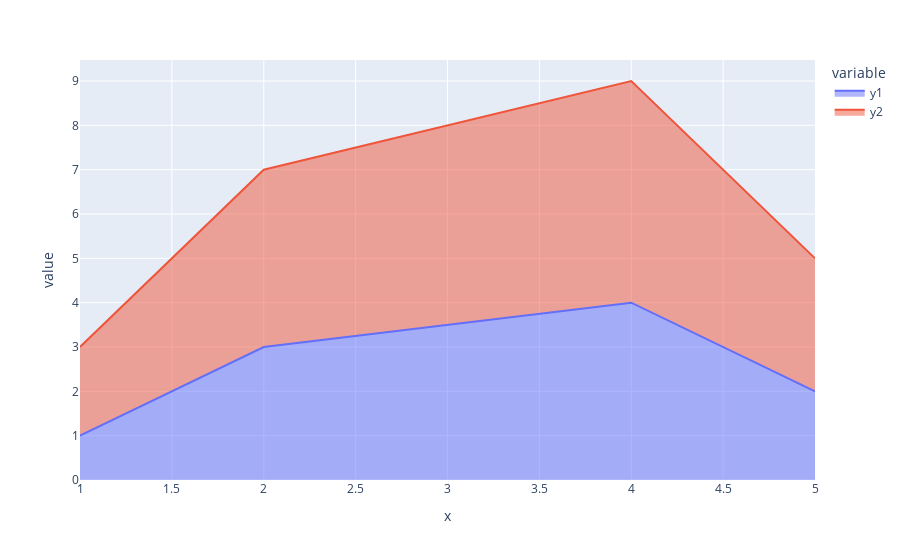

Notebook source saved alongside this figure:
### Code cell


### Figure 1 — Plotly figure (JSON) as saved in the notebook; plotly's stock layout.template omitted (floating-point values rounded to 4 significant figures)
{"data": [{"customdata": [[3], [5], [4], [1]], "fillpattern": {"shape": ""}, "hovertemplate": "variable=y1<br>value=%{y}<br>y3=%{customdata[0]}<extra></extra>", "legendgroup": "y1", "line": {"color": "#636efa"}, "marker": {"symbol": "circle"}, "mode": "lines", "name": "y1", "orientation": "v", "showlegend": true, "stackgroup": "1", "type": "scatter", "x": [1, 2, 4, 5], "xaxis": "x", "y": [1, 3, 4, 2], "yaxis": "y"}, {"customdata": [[3], [5], [4], [1]], "fillpattern": {"shape": ""}, "hovertemplate": "variable=y2<br>value=%{y}<br>y3=%{customdata[0]}<extra></extra>", "legendgroup": "y2", "line": {"color": "#EF553B"}, "marker": {"symbol": "circle"}, "mode": "lines", "name": "y2", "orientation": "v", "showlegend": true, "stackgroup": "1", "type": "scatter", "x": [1, 2, 4, 5], "xaxis": "x", "y": [2, 4, 5, 3], "yaxis": "y"}], "layout": {"autosize": true, "legend": {"title": {"text": "variable"}, "tracegroupgap": 0}, "margin": {"t": 60}, "xaxis": {"anchor": "y", "autorange": true, "domain": [0, 1], "range": [1, 5], "title": {"text": "x"}, "type": "linear"}, "yaxis": {"anchor": "x", "autorange": true, "domain": [0, 1], "range": [0, 9.474], "title": {"text": "value"}, "type": "linear"}}}
